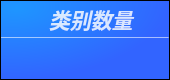
                    <widget class="QFrame" name="Class_QF_cam">
                     <property name="minimumSize">
                      <size>
                       <width>170</width>
                       <height>80</height>
                      </size>
                     </property>
                     <property name="maximumSize">
                      <size>
                       <width>170</width>
                       <height>80</height>
                      </size>
                     </property>
                     <property name="palette">
                      <palette>
                       <active>
                        <colorrole role="WindowText">
                         <brush brushstyle="SolidPattern">
                          <color alpha="255">
                           <red>255</red>
                           <green>255</green>
                           <blue>255</blue>
                          </color>
                         </brush>
                        </colorrole>
                        <colorrole role="Button">
                         <brush brushstyle="RadialGradientPattern">
                          <gradient centralx="0.000000000000000" centraly="0.000000000000000" focalx="0.100000000000000" focaly="0.100000000000000" radius="1.000000000000000" type="RadialGradient" spread="PadSpread" coordinatemode="ObjectBoundingMode">
                           <gradientstop position="0.000000000000000">
                            <color alpha="255">
                             <red>30</red>
                             <green>150</green>
                             <blue>255</blue>
                            </color>
                           </gradientstop>
                           <gradientstop position="1.000000000000000">
                            <color alpha="255">
                             <red>50</red>
                             <green>100</green>
                             <blue>255</blue>
                            </color>
                           </gradientstop>
                          </gradient>
                         </brush>
                        </colorrole>
                        <colorrole role="Text">
                         <brush brushstyle="SolidPattern">
                          <color alpha="255">
                           <red>255</red>
                           <green>255</green>
                           <blue>255</blue>
                          </color>
                         </brush>
                        </colorrole>
                        <colorrole role="ButtonText">
                         <brush brushstyle="SolidPattern">
                          <color alpha="255">
                           <red>255</red>
                           <green>255</green>
                           <blue>255</blue>
                          </color>
                         </brush>
                        </colorrole>
                        <colorrole role="Base">
                         <brush brushstyle="RadialGradientPattern">
                          <gradient centralx="0.000000000000000" centraly="0.000000000000000" focalx="0.100000000000000" focaly="0.100000000000000" radius="1.000000000000000" type="RadialGradient" spread="PadSpread" coordinatemode="ObjectBoundingMode">
                           <gradientstop position="0.000000000000000">
                            <color alpha="255">
                             <red>30</red>
                             <green>150</green>
                             <blue>255</blue>
                            </color>
                           </gradientstop>
                           <gradientstop position="1.000000000000000">
                            <color alpha="255">
                             <red>50</red>
                             <green>100</green>
                             <blue>255</blue>
                            </color>
                           </gradientstop>
                          </gradient>
                         </brush>
                        </colorrole>
                        <colorrole role="Window">
                         <brush brushstyle="RadialGradientPattern">
                          <gradient centralx="0.000000000000000" centraly="0.000000000000000" focalx="0.100000000000000" focaly="0.100000000000000" radius="1.000000000000000" type="RadialGradient" spread="PadSpread" coordinatemode="ObjectBoundingMode">
                           <gradientstop position="0.000000000000000">
                            <color alpha="255">
                             <red>30</red>
                             <green>150</green>
                             <blue>255</blue>
                            </color>
                           </gradientstop>
                           <gradientstop position="1.000000000000000">
                            <color alpha="255">
                             <red>50</red>
                             <green>100</green>
                             <blue>255</blue>
                            </color>
                           </gradientstop>
                          </gradient>
                         </brush>
                        </colorrole>
                        <colorrole role="PlaceholderText">
                         <brush brushstyle="SolidPattern">
                          <color alpha="128">
                           <red>255</red>
                           <green>255</green>
                           <blue>255</blue>
                          </color>
                         </brush>
                        </colorrole>
                       </active>
                       <inactive>
                        <colorrole role="WindowText">
                         <brush brushstyle="SolidPattern">
                          <color alpha="255">
                           <red>255</red>
                           <green>255</green>
                           <blue>255</blue>
                          </color>
                         </brush>
                        </colorrole>
                        <colorrole role="Button">
                         <brush brushstyle="RadialGradientPattern">
                          <gradient centralx="0.000000000000000" centraly="0.000000000000000" focalx="0.100000000000000" focaly="0.100000000000000" radius="1.000000000000000" type="RadialGradient" spread="PadSpread" coordinatemode="ObjectBoundingMode">
                           <gradientstop position="0.000000000000000">
                            <color alpha="255">
                             <red>30</red>
                             <green>150</green>
                             <blue>255</blue>
                            </color>
                           </gradientstop>
                           <gradientstop position="1.000000000000000">
                            <color alpha="255">
                             <red>50</red>
                             <green>100</green>
                             <blue>255</blue>
                            </color>
                           </gradientstop>
                          </gradient>
                         </brush>
                        </colorrole>
                        <colorrole role="Text">
                         <brush brushstyle="SolidPattern">
                          <color alpha="255">
                           <red>255</red>
                           <green>255</green>
                           <blue>255</blue>
                          </color>
                         </brush>
                        </colorrole>
                        <colorrole role="ButtonText">
                         <brush brushstyle="SolidPattern">
                          <color alpha="255">
                           <red>255</red>
                           <green>255</green>
                           <blue>255</blue>
                          </color>
                         </brush>
                        </colorrole>
                        <colorrole role="Base">
                         <brush brushstyle="RadialGradientPattern">
                          <gradient centralx="0.000000000000000" centraly="0.000000000000000" focalx="0.100000000000000" focaly="0.100000000000000" radius="1.000000000000000" type="RadialGradient" spread="PadSpread" coordinatemode="ObjectBoundingMode">
                           <gradientstop position="0.000000000000000">
                            <color alpha="255">
                             <red>30</red>
                             <green>150</green>
                             <blue>255</blue>
                            </color>
                           </gradientstop>
                           <gradientstop position="1.000000000000000">
                            <color alpha="255">
                             <red>50</red>
                             <green>100</green>
                             <blue>255</blue>
                            </color>
                           </gradientstop>
                          </gradient>
                         </brush>
                        </colorrole>
                        <colorrole role="Window">
                         <brush brushstyle="RadialGradientPattern">
                          <gradient centralx="0.000000000000000" centraly="0.000000000000000" focalx="0.100000000000000" focaly="0.100000000000000" radius="1.000000000000000" type="RadialGradient" spread="PadSpread" coordinatemode="ObjectBoundingMode">
                           <gradientstop position="0.000000000000000">
                            <color alpha="255">
                             <red>30</red>
                             <green>150</green>
                             <blue>255</blue>
                            </color>
                           </gradientstop>
                           <gradientstop position="1.000000000000000">
                            <color alpha="255">
                             <red>50</red>
                             <green>100</green>
                             <blue>255</blue>
                            </color>
                           </gradientstop>
                          </gradient>
                         </brush>
                        </colorrole>
                        <colorrole role="PlaceholderText">
                         <brush brushstyle="SolidPattern">
                          <color alpha="128">
                           <red>255</red>
                           <green>255</green>
                           <blue>255</blue>
                          </color>
                         </brush>
                        </colorrole>
                       </inactive>
                       <disabled>
                        <colorrole role="WindowText">
                         <brush brushstyle="SolidPattern">
                          <color alpha="255">
                           <red>255</red>
                           <green>255</green>
                           <blue>255</blue>
                          </color>
                         </brush>
                        </colorrole>
                        <colorrole role="Button">
                         <brush brushstyle="RadialGradientPattern">
                          <gradient centralx="0.000000000000000" centraly="0.000000000000000" focalx="0.100000000000000" focaly="0.100000000000000" radius="1.000000000000000" type="RadialGradient" spread="PadSpread" coordinatemode="ObjectBoundingMode">
                           <gradientstop position="0.000000000000000">
                            <color alpha="255">
                             <red>30</red>
                             <green>150</green>
                             <blue>255</blue>
                            </color>
                           </gradientstop>
                           <gradientstop position="1.000000000000000">
                            <color alpha="255">
                             <red>50</red>
                             <green>100</green>
                             <blue>255</blue>
                            </color>
                           </gradientstop>
                          </gradient>
                         </brush>
                        </colorrole>
                        <colorrole role="Text">
                         <brush brushstyle="SolidPattern">
                          <color alpha="255">
                           <red>255</red>
                           <green>255</green>
                           <blue>255</blue>
                          </color>
                         </brush>
                        </colorrole>
                        <colorrole role="ButtonText">
                         <brush brushstyle="SolidPattern">
                          <color alpha="255">
                           <red>255</red>
                           <green>255</green>
                           <blue>255</blue>
                          </color>
                         </brush>
                        </colorrole>
                        <colorrole role="Base">
                         <brush brushstyle="RadialGradientPattern">
                          <gradient centralx="0.000000000000000" centraly="0.000000000000000" focalx="0.100000000000000" focaly="0.100000000000000" radius="1.000000000000000" type="RadialGradient" spread="PadSpread" coordinatemode="ObjectBoundingMode">
                           <gradientstop position="0.000000000000000">
                            <color alpha="255">
                             <red>30</red>
                             <green>150</green>
                             <blue>255</blue>
                            </color>
                           </gradientstop>
                           <gradientstop position="1.000000000000000">
                            <color alpha="255">
                             <red>50</red>
                             <green>100</green>
                             <blue>255</blue>
                            </color>
                           </gradientstop>
                          </gradient>
                         </brush>
                        </colorrole>
                        <colorrole role="Window">
                         <brush brushstyle="RadialGradientPattern">
                          <gradient centralx="0.000000000000000" centraly="0.000000000000000" focalx="0.100000000000000" focaly="0.100000000000000" radius="1.000000000000000" type="RadialGradient" spread="PadSpread" coordinatemode="ObjectBoundingMode">
                           <gradientstop position="0.000000000000000">
                            <color alpha="255">
                             <red>30</red>
                             <green>150</green>
                             <blue>255</blue>
                            </color>
                           </gradientstop>
                           <gradientstop position="1.000000000000000">
                            <color alpha="255">
                             <red>50</red>
                             <green>100</green>
                             <blue>255</blue>
                            </color>
                           </gradientstop>
                          </gradient>
                         </brush>
                        </colorrole>
                        <colorrole role="PlaceholderText">
                         <brush brushstyle="SolidPattern">
                          <color alpha="128">
                           <red>255</red>
                           <green>255</green>
                           <blue>255</blue>
                          </color>
                         </brush>
                        </colorrole>
                       </disabled>
                      </palette>
                     </property>
                     <property name="toolTipDuration">
                      <number>0</number>
                     </property>
                     <property name="styleSheet">
                      <string notr="true">QFrame#Class_QF_cam{
color: rgb(255, 255, 255);
border-radius: 15px;
background-color: qradialgradient(cx:0, cy:0, radius:1, fx:0.1, fy:0.1, stop:0 rgb(30, 150, 255),  stop:1 rgb(50, 100, 255));
border: 1px outset rgb(40, 125, 255);
}
</string>
                     </property>
                     <property name="frameShape">
                      <enum>QFrame::StyledPanel</enum>
                     </property>
                     <property name="frameShadow">
                      <enum>QFrame::Raised</enum>
                     </property>
                     <layout class="QVBoxLayout" name="verticalLayout_17" stretch="0,2,1">
                      <property name="spacing">
                       <number>0</number>
                      </property>
                      <property name="leftMargin">
                       <number>0</number>
                      </property>
                      <property name="topMargin">
                       <number>0</number>
                      </property>
                      <property name="rightMargin">
                       <number>0</number>
                      </property>
                      <property name="bottomMargin">
                       <number>0</number>
                      </property>
                      <item>
                       <widget class="QFrame" name="Class_top_cam">
                        <property name="styleSheet">
                         <string notr="true">border:none</string>
                        </property>
                        <property name="frameShape">
                         <enum>QFrame::StyledPanel</enum>
                        </property>
                        <property name="frameShadow">
                         <enum>QFrame::Raised</enum>
                        </property>
                        <layout class="QHBoxLayout" name="horizontalLayout_16">
                         <property name="spacing">
                          <number>0</number>
                         </property>
                         <property name="leftMargin">
                          <number>0</number>
                         </property>
                         <property name="topMargin">
                          <number>3</number>
                         </property>
                         <property name="rightMargin">
                          <number>0</number>
                         </property>
                         <property name="bottomMargin">
                          <number>3</number>
                         </property>
                         <item>
                          <widget class="QLabel" name="label_9">
                           <property name="maximumSize">
                            <size>
                             <width>16777215</width>
                             <height>30</height>
                            </size>
                           </property>
                           <property name="font">
                            <font>
                             <family>Segoe UI</family>
                             <pointsize>16</pointsize>
                             <italic>true</italic>
                             <bold>true</bold>
                            </font>
                           </property>
                           <property name="styleSheet">
                            <string notr="true">color: rgba(255, 255, 255,210);
padding-left:12px;
font: 700 italic 16pt &quot;Segoe UI&quot;;</string>
                           </property>
                           <property name="text">
                            <string>类别数量</string>
                           </property>
                           <property name="alignment">
                            <set>Qt::AlignCenter</set>
                           </property>
                           <property name="indent">
                            <number>0</number>
                           </property>
                          </widget>
                         </item>
                        </layout>
                       </widget>
                      </item>
                      <item>
                       <widget class="Line" name="line_6">
                        <property name="maximumSize">
                         <size>
                          <width>16777215</width>
                          <height>1</height>
                         </size>
                        </property>
                        <property name="styleSheet">
                         <string notr="true">background-color: rgba(255, 255, 255, 89);</string>
                        </property>
                        <property name="orientation">
                         <enum>Qt::Horizontal</enum>
                        </property>
                       </widget>
                      </item>
                      <item>
                       <widget class="QFrame" name="Class_bottom_cam">
                        <property name="styleSheet">
                         <string notr="true">border:none</string>
                        </property>
                        <property name="frameShape">
                         <enum>QFrame::StyledPanel</enum>
                        </property>
                        <property name="frameShadow">
                         <enum>QFrame::Raised</enum>
                        </property>
                        <layout class="QVBoxLayout" name="verticalLayout_23">
                         <property name="spacing">
                          <number>0</number>
                         </property>
                         <property name="leftMargin">
                          <number>0</number>
                         </property>
                         <property name="topMargin">
                          <number>6</number>
                         </property>
                         <property name="rightMargin">
                          <number>0</number>
                         </property>
                         <property name="bottomMargin">
                          <number>6</number>
                         </property>
                         <item alignment="Qt::AlignTop">
                          <widget class="QLabel" name="Class_num_cam">
                           <property name="minimumSize">
                            <size>
                             <width>0</width>
                             <height>30</height>
                            </size>
                           </property>
                           <property name="maximumSize">
                            <size>
                             <width>16777215</width>
                             <height>30</height>
                            </size>
                           </property>
                           <property name="font">
                            <font>
                             <family>Microsoft YaHei UI</family>
                             <pointsize>17</pointsize>
                             <italic>false</italic>
                             <bold>false</bold>
                             <underline>false</underline>
                            </font>
                           </property>
                           <property name="styleSheet">
                            <string notr="true">color: rgb(255, 255, 255);
font: 17pt &quot;Microsoft YaHei UI&quot;;</string>
                           </property>
                           <property name="text">
                            <string/>
                           </property>
                           <property name="alignment">
                            <set>Qt::AlignCenter</set>
                           </property>
                          </widget>
                         </item>
                        </layout>
                       </widget>
                      </item>
                     </layout>
                    </widget>
